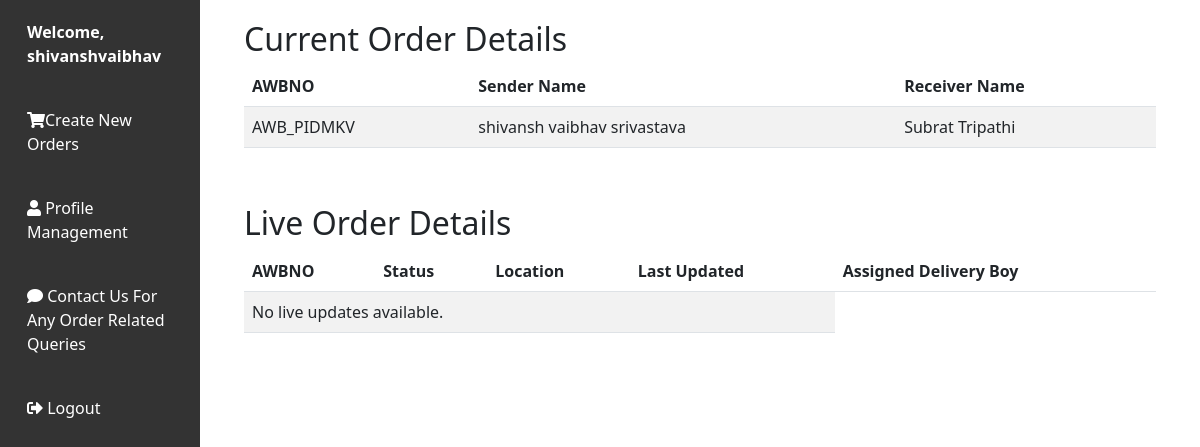
Before: /userManagement/user_dashboard/ (signed in) with the older database file.
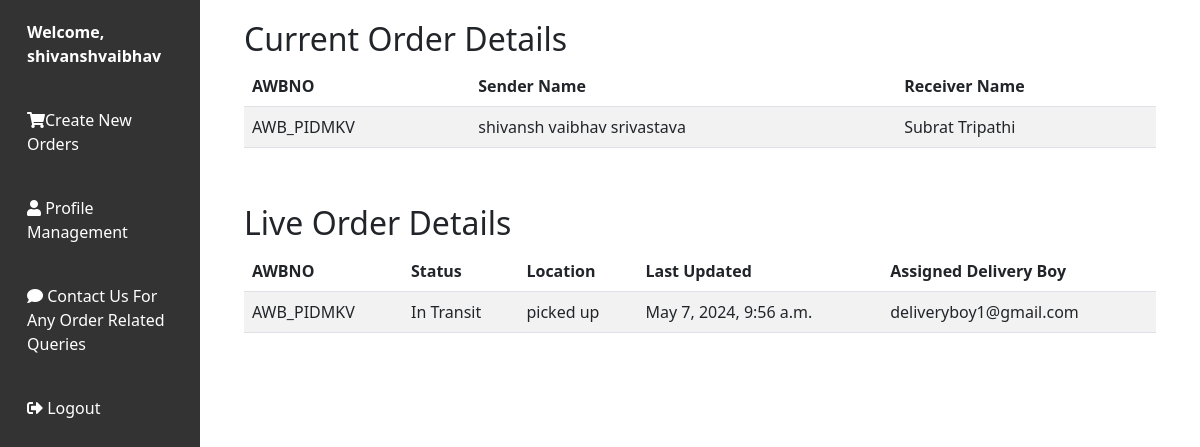
After: the same page with the newer database file.
### BranchesInfo/models.py (models this page shows, shortened)
class Data_Records(models.Model):
    AWBNO = models.CharField(max_length=10, primary_key=True)
    Sender_Name = models.CharField(max_length=100, null=True)
    Sender_Address = models.CharField(max_length=100, null=True)
    Sender_Contact_No = models.CharField(max_length=15, null=True)
    Sender_City = models.CharField(max_length=30, null=True)
    sender_state = models.CharField(max_length=30, null=True)
    Receiver_Name = models.CharField(max_length=100, null=False)
    Receiver_Address = models.CharField(max_length=100, null=True)
    Receiver_Contact_No = models.CharField(max_length=15, null=True)
    Receiver_City = models.CharField(max_length=30, null=True)
    receiver_state = models.CharField(max_length=30, null=True)
    Book_date = models.DateTimeField(null=False)
    Weight = models.CharField(max_length=10, null=True)
    Distance = models.DecimalField(max_digits=10, decimal_places=2, null=True)
    Price = models.CharField(max_length=10, null=True)
    POD_Flag = models.CharField(max_length=20, null=True)
    Print_Flag = models.CharField(max_length=20, null=True)
    Pin_Number = models.CharField(max_length=10, null=True)
    State = models.CharField(max_length=30, null=True)
    Country = models.CharField(max_length=30, null=True)
    Sender_Branch_CD = models.IntegerField(null=True)
    Receiver_Branch_CD  = models.IntegerField(null=True)
    Type = models.CharField(max_length=50, null=True)
    Payment_Method = models.CharField(max_length=50)
    Client_Id = models.ForeignKey(Client, on_delete=models.CASCADE, related_name='client_orders', null=True)
    Alert_Flag = models.CharField(max_length=20, null=True)
    order_type = models.CharField(max_length=30, null=True)

### packetTrackingSystem/models.py (models this page shows, shortened)
class Live_Updates(models.Model):
    AWBNO = models.CharField(max_length=50)
    transit_status = models.CharField(max_length=100, default='Not Picked Up From Source.')
    update_location = models.CharField(max_length=100)
    last_update_time = models.DateTimeField(null=False)
    Delivery_Boy_Name = models.CharField(max_length=100, null=True)

### userManagement/views.py (the view)
# urls.py: path('user_dashboard/', views.user_dashboard, name='user_dashboard'),
def user_dashboard(request):
    try:
        session_id = request.session.get('Client_Id')
        username = request.session.get('Client_Name')
        if session_id is not None:
            print("Session ID of the user from dashboard function :", session_id)
            print("Session username of the user from dashboard function :", username)
            user_orders = Data_Records.objects.filter(Client_Id=session_id)
            live_updates = Live_Updates.objects.filter(AWBNO__in=[order.AWBNO for order in user_orders]).order_by('-last_update_time')
            return render(request, 'user_dashboard.html', {'user_orders': user_orders, 'username': username, 'live_updates': live_updates})
    except KeyError:
        print("Session key not found")
    return redirect('user_login_form')

### userManagement/templates/user_dashboard.html (shortened to what this page needs)
<!DOCTYPE html>
<html lang="en">
    {% load static %}
<head>
    <link href="https://cdnjs.cloudflare.com/ajax/libs/bootstrap/5.3.0/css/bootstrap.min.css" rel="stylesheet">
</head>
<body>
    <div class="container-fluid">
        <div class="row">
            <nav class="col-md-3 col-lg-2 d-md-block sidebar">
                <div class="user-info">
                    Welcome, {{ username }}
                </div>
                <a href="{% url 'userManagement:client_order'%}"><i class="fas fa-shopping-cart"></i>Create New Orders</a>
                <a href="{% url 'userManagement:profile_management' %}"><i class="fas fa-user"></i> Profile Management</a>
                <a href="{% url 'userManagement:feedback'%}"><i class="fas fa-comment"></i> Contact Us For Any Order Related Queries</a>
                <a href="{% url 'userManagement:logout_view' %}" class="logout"><i class="fas fa-sign-out-alt"></i> Logout</a>
            </nav>
            <main class="col-md-9 ms-sm-auto col-lg-10 px-md-4">
<div class="order-details">
    <h2>Current Order Details</h2>
    {% if user_orders %}
    <div class="table-responsive">
        <table class="table table-striped">
            <thead>
                <tr>
                    <th>AWBNO</th>
                    <th>Sender Name</th>
                    <th>Receiver Name</th>
                </tr>
            </thead>
            <tbody>
                {% for order in user_orders %}
                <tr>
                    <td>{{ order.AWBNO }}</td>
                    <td>{{ order.Sender_Name }}</td>
                    <td>{{ order.Receiver_Name }}</td>
                </tr>
                {% empty %}
                <tr>
                    <td colspan="3">No current orders found.</td>
                </tr>
                {% endfor %}
            </tbody>
        </table>
    </div>
    {% else %}
    <p>No current orders found.</p>
    {% endif %}
</div>
<div class="order-details">
    <h2>Live Order Details</h2>
    <div class="table-responsive">
        <table class="table table-striped">
            <thead>
                <tr>
                    <th>AWBNO</th>
                    <th>Status</th>
                    <th>Location</th>
                    <th>Last Updated</th>
                    <th>Assigned Delivery Boy</th>
                </tr>
            </thead>
            <tbody>
                {% for update in live_updates %}
                <tr>
                    <td>{{ update.AWBNO }}</td>
                    <td>{{ update.transit_status }}</td>
                    <td>{{ update.update_location }}</td>
                    <td>{{ update.last_update_time }}</td>
                    <td>{{ update.Delivery_Boy_Name }}</td>
                </tr>
                {% empty %}
                <tr>
                    <td colspan="4">No live updates available.</td>
                </tr>
                {% endfor %}
            </tbody>
        </table>
    </div>
</div>
            </main>
        </div>
    </div>
    <link href="https://cdnjs.cloudflare.com/ajax/libs/font-awesome/5.15.4/css/all.min.css" rel="stylesheet">
</body>
</html>

### userManagement/templates/user_dashboard.html (style rules this page uses)
.sidebar { background-color: #333; color: #fff; height: 100vh; position: fixed; top: 0; left: 0; overflow-y: auto; }
.sidebar a { padding: 20px 15px; text-decoration: none; color: #fff; display: block; }
.logout { padding: 20px 15px; text-decoration: none; color: #fff; display: block; }
.user-info { padding: 20px 15px; font-weight: bold; }
.order-details { padding: 20px; }

Changed rows visible on the page:
added Live_Updates: AWBNO "AWB_PIDMKV", transit_status "In Transit", update_location "picked up", last_update_time "May 7, 2024, 9:56 a.m.", Delivery_Boy_Name "deliveryboy1@gmail.com"
Other visible differences:
text no longer shown: "No live updates available."
